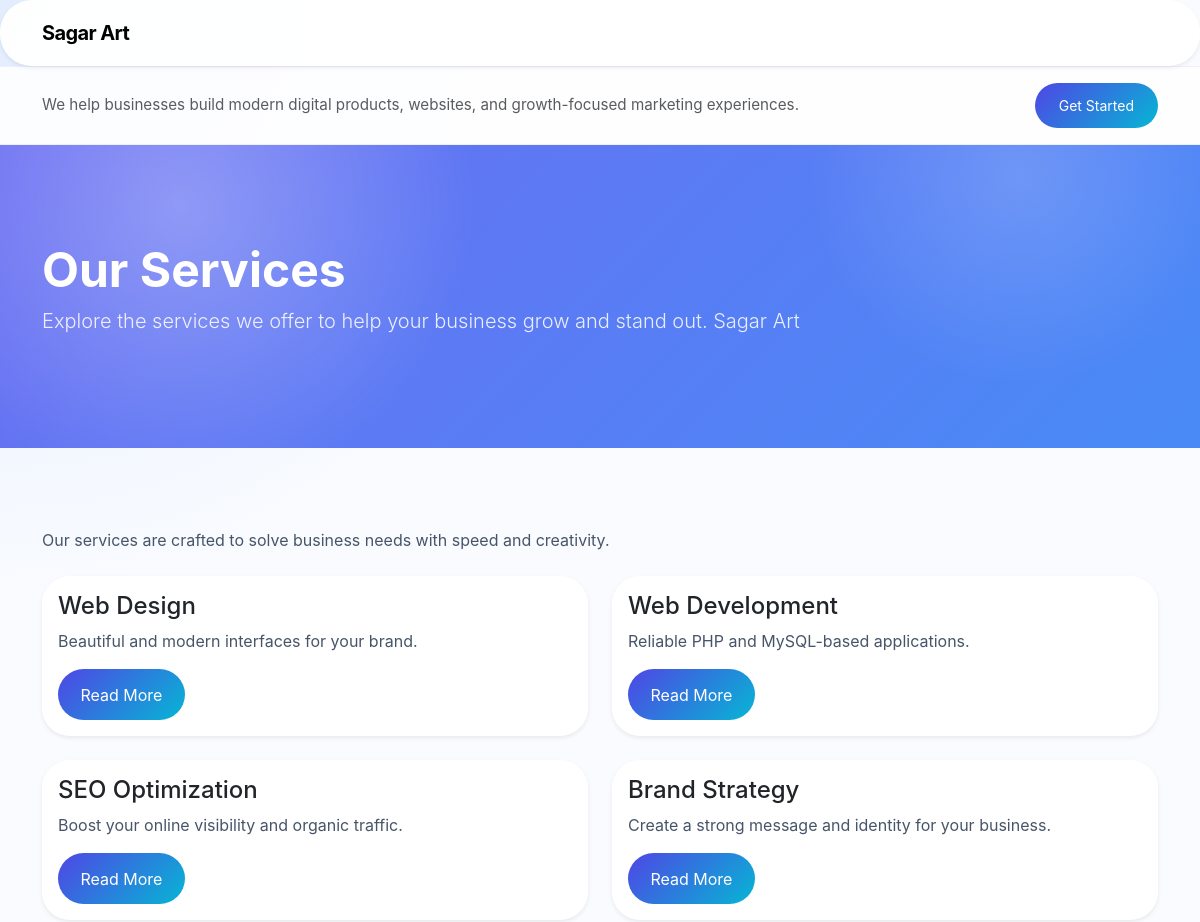
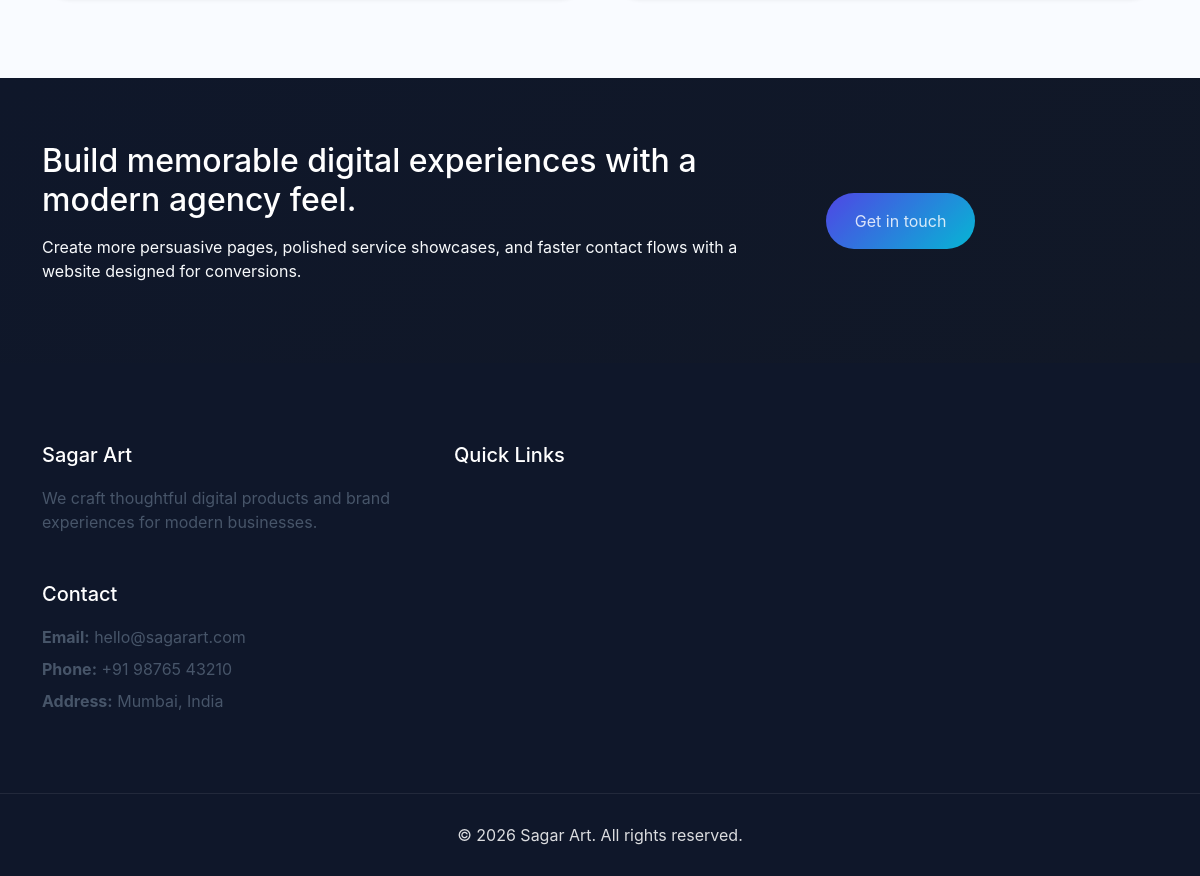
The app's page /services.php, older data (2 pictures, top to bottom).
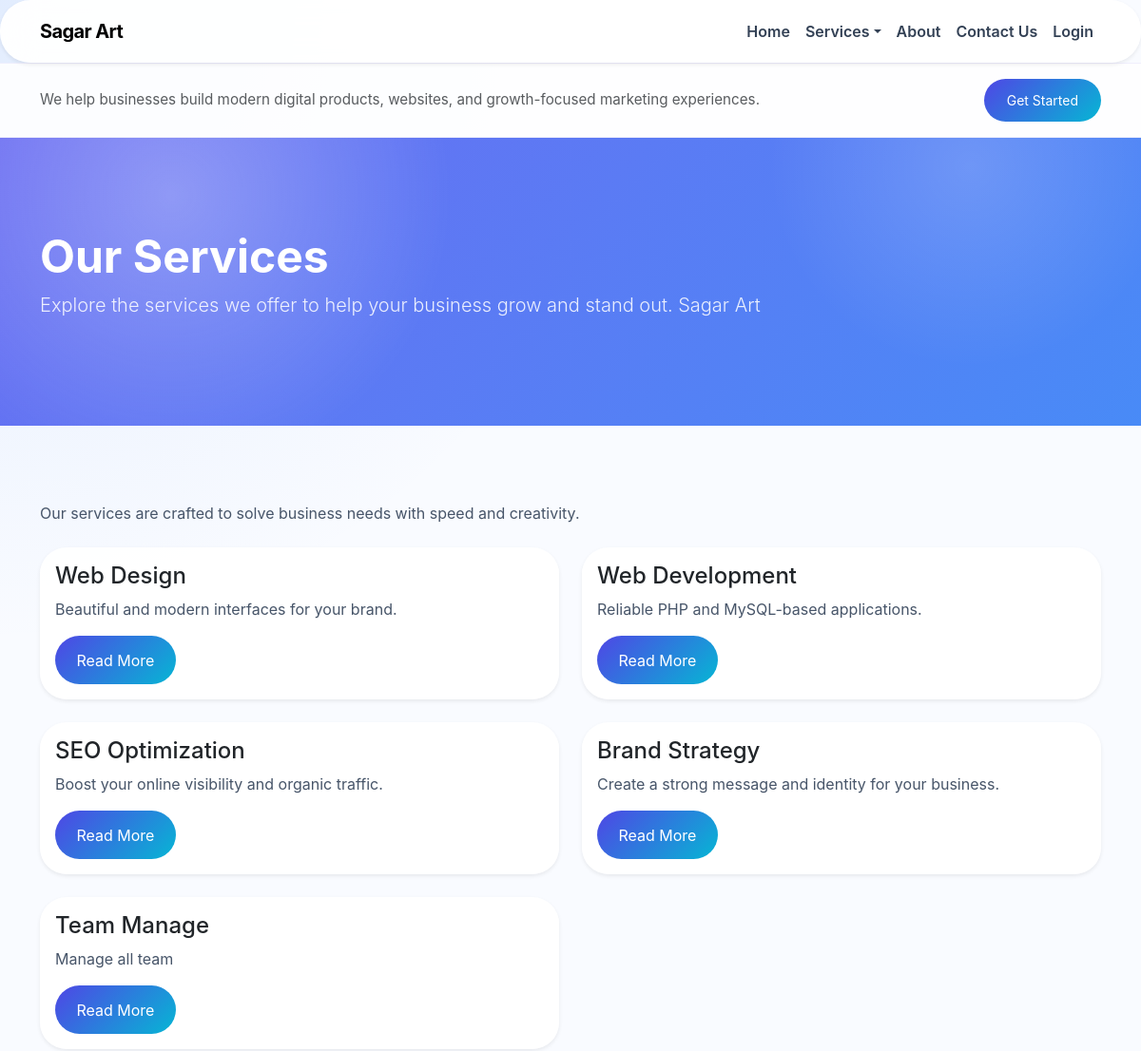
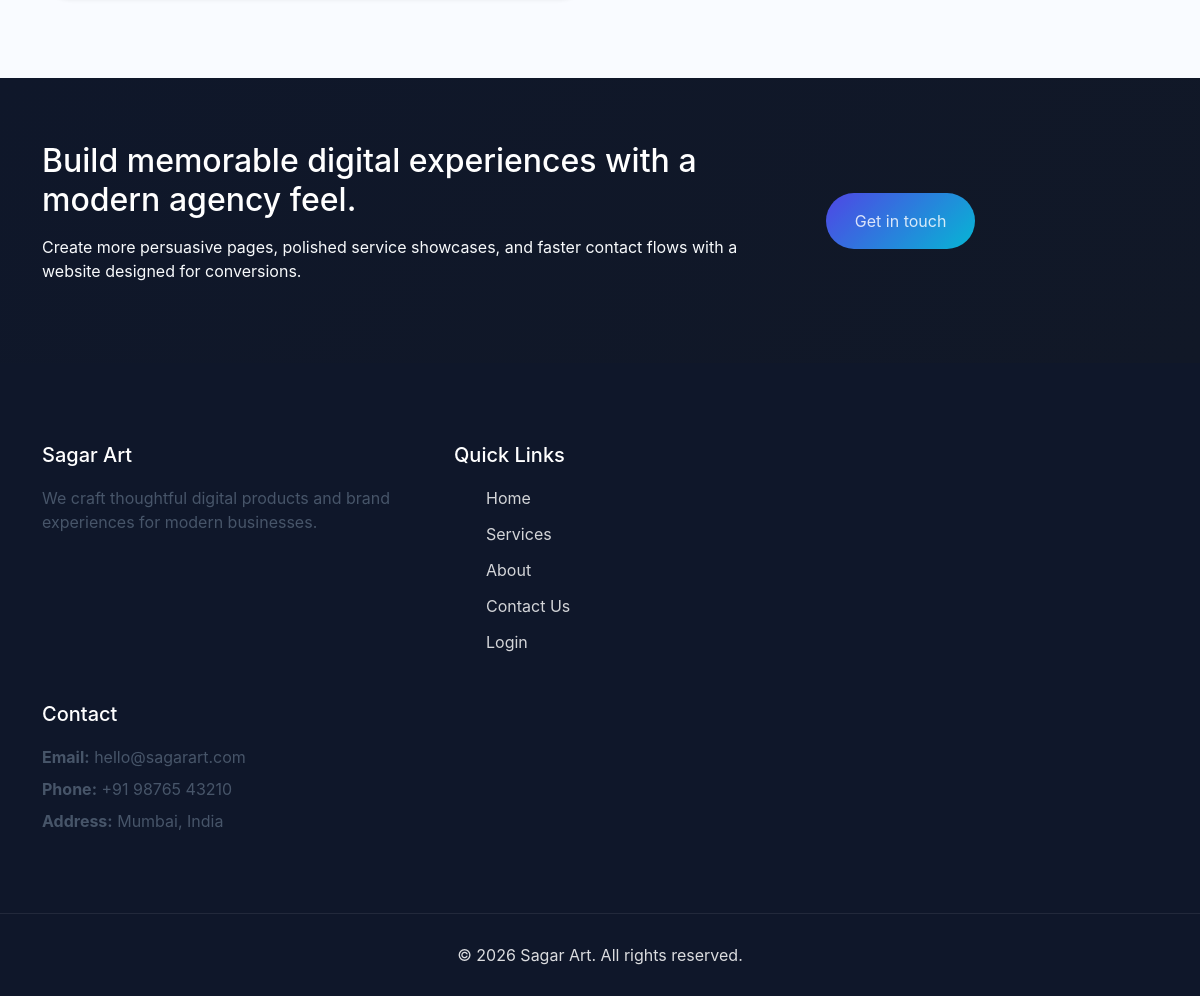
The same page, newer data (2 pictures, top to bottom).
### tables this page shows
CREATE TABLE `pages` (
  `id` int(11) NOT NULL,
  `slug` varchar(100) NOT NULL,
  `title` varchar(255) NOT NULL,
  `content` text NOT NULL,
  `hero_title` varchar(255) DEFAULT NULL,
  `hero_text` text DEFAULT NULL,
  `image_url` varchar(255) DEFAULT NULL,
  `show_in_menu` tinyint(1) NOT NULL DEFAULT 1,
  `menu_order` int(11) NOT NULL DEFAULT 0,
  `hero_video_url` varchar(255) DEFAULT NULL
);

CREATE TABLE `services` (
  `id` int(11) NOT NULL,
  `title` varchar(255) NOT NULL,
  `slug` varchar(100) NOT NULL,
  `summary` text NOT NULL,
  `content` text NOT NULL,
  `image_url` varchar(255) DEFAULT NULL,
  `display_order` int(11) NOT NULL DEFAULT 0,
  `is_featured` tinyint(1) NOT NULL DEFAULT 0
);

CREATE TABLE `site_settings` (
  `id` int(11) NOT NULL,
  `site_name` varchar(255) NOT NULL DEFAULT 'Sagar Art',
  `tagline` varchar(255) DEFAULT NULL,
  `footer_about` text DEFAULT NULL,
  `footer_email` varchar(255) DEFAULT NULL,
  `footer_phone` varchar(255) DEFAULT NULL,
  `footer_address` text DEFAULT NULL,
  `footer_copyright` varchar(255) DEFAULT NULL,
  `header_text` text DEFAULT NULL,
  `header_cta_text` varchar(255) DEFAULT NULL,
  `header_cta_link` varchar(255) DEFAULT NULL
);

CREATE TABLE `menu_items` (
  `id` int(11) NOT NULL,
  `label` varchar(255) NOT NULL,
  `link` varchar(255) NOT NULL,
  `menu_order` int(11) NOT NULL DEFAULT 0,
  `is_active` tinyint(1) NOT NULL DEFAULT 1,
  `has_dropdown` tinyint(1) NOT NULL DEFAULT 0
);

### includes/config.php (called while the page is built, shortened)
<?php
function getPageContent($conn, $slug) {
    $stmt = $conn->prepare('SELECT id, slug, title, content, hero_title, hero_text, image_url, hero_video_url, show_in_menu, menu_order FROM pages WHERE slug = ? LIMIT 1');
    $stmt->bind_param('s', $slug);
    $stmt->execute();
    $result = $stmt->get_result();
    return $result->fetch_assoc();
}
function getHeaderMenuItems($conn) {
    $result = $conn->query('SELECT id, label, link, has_dropdown FROM menu_items WHERE is_active = 1 ORDER BY menu_order ASC, id ASC');
    return $result ? $result->fetch_all(MYSQLI_ASSOC) : [];
}
function getSiteSettings($conn) {
    $result = $conn->query('SELECT * FROM site_settings ORDER BY id DESC LIMIT 1');
    $settings = $result ? $result->fetch_assoc() : [];
    return $settings ?: [
        'site_name' => 'Sagar Art',
        'tagline' => 'Creative digital experiences that elevate brands.',
        'header_text' => 'We help businesses build modern digital products, websites, and growth-focused marketing experiences.',
        'header_cta_text' => 'Get Started',
        'header_cta_link' => 'contact.php',
        'footer_about' => 'We craft thoughtful digital products and brand experiences for modern businesses.',
        'footer_email' => 'hello@sagarart.com',
        'footer_phone' => '+91 98765 43210',
        'footer_address' => 'Mumbai, India',
        'footer_copyright' => '© 2026 Sagar Art. All rights reserved.'
    ];
}
function getServices($conn) {
    $result = $conn->query('SELECT id, title, slug, summary, content, image_url, display_order, is_featured FROM services ORDER BY display_order ASC, id ASC');
    return $result ? $result->fetch_all(MYSQLI_ASSOC) : [];
}
?>

### services.php (the view, shortened to what this page needs)
<?php
require 'includes/config.php';
$page = getPageContent($conn, 'services');
$services = getServices($conn);
?>
<!DOCTYPE html>
<html lang="en">
<head>
  <link href="https://cdn.jsdelivr.net/npm/bootstrap@5.3.3/dist/css/bootstrap.min.css" rel="stylesheet">
  <link rel="stylesheet" href="assets/css/style.css">
</head>
<body>
  <?php include 'includes/header.php'; ?>
  <section class="page-hero text-white d-flex align-items-center">
    <div class="container">
      <h1 class="display-5 fw-bold"><?php echo htmlspecialchars($page['hero_title'] ?? $page['title']); ?></h1>
      <p class="lead"><?php echo htmlspecialchars($page['hero_text'] ?? ''); ?></p>
    </div>
  </section>
  <section class="py-5">
    <div class="container">
      <p class="mb-4"><?php echo nl2br(htmlspecialchars($page['content'])); ?></p>
      <div class="row g-4">
        <?php foreach ($services as $service): ?>
          <div class="col-md-6">
            <div class="card h-100 shadow-sm">
              <div class="card-body">
                <h4 class="card-title"><?php echo htmlspecialchars($service['title']); ?></h4>
                <p class="card-text"><?php echo htmlspecialchars($service['summary']); ?></p>
                <a href="service.php?slug=<?php echo urlencode($service['slug']); ?>" class="btn btn-primary">Read More</a>
              </div>
            </div>
          </div>
        <?php endforeach; ?>
      </div>
    </div>
  </section>
  <?php include 'includes/footer.php'; ?>
</body>
</html>

### includes/header.php (shortened to what this page needs)
<?php
$siteSettings = getSiteSettings($conn);
$headerMenuItems = getHeaderMenuItems($conn);
?>
<nav class="navbar navbar-expand-lg sticky-top">
  <div class="container">
    <a class="navbar-brand fw-bold" href="index.php"><?php echo htmlspecialchars($siteSettings['site_name'] ?? 'Sagar Art'); ?></a>
    <div class="collapse navbar-collapse" id="navbarNav">
      <ul class="navbar-nav ms-auto align-items-lg-center">
        <?php foreach ($headerMenuItems as $headerMenuItem): ?>
          <?php $children = getMenuChildren($conn, (int)$headerMenuItem['id']); ?>
          <?php if (!empty($children) && !empty($headerMenuItem['has_dropdown'])): ?>
            <li class="nav-item dropdown">
              <a class="nav-link dropdown-toggle" href="<?php echo htmlspecialchars($headerMenuItem['link']); ?>" role="button" data-bs-toggle="dropdown"><?php echo htmlspecialchars($headerMenuItem['label']); ?></a>
            </li>
          <?php else: ?>
            <li class="nav-item">
              <a class="nav-link" href="<?php echo htmlspecialchars($headerMenuItem['link']); ?>"><?php echo htmlspecialchars($headerMenuItem['label']); ?></a>
            </li>
          <?php endif; ?>
        <?php endforeach; ?>
      </ul>
    </div>
  </div>
</nav>
<?php if (!empty($siteSettings['header_text']) || !empty($siteSettings['header_cta_text'])): ?>
  <div class="header-banner py-3">
    <div class="container d-flex flex-column flex-md-row justify-content-between align-items-center gap-3">
      <?php if (!empty($siteSettings['header_text'])): ?>
        <div class="header-banner-text text-muted"><?php echo htmlspecialchars($siteSettings['header_text']); ?></div>
      <?php endif; ?>
      <?php if (!empty($siteSettings['header_cta_text']) && !empty($siteSettings['header_cta_link'])): ?>
        <a href="<?php echo htmlspecialchars($siteSettings['header_cta_link']); ?>" class="btn btn-sm btn-primary px-4"><?php echo htmlspecialchars($siteSettings['header_cta_text']); ?></a>
      <?php endif; ?>
    </div>
  </div>
<?php endif; ?>

### includes/footer.php (shortened to what this page needs)
<?php
$siteSettings = getSiteSettings($conn);
$footerLinks = getHeaderMenuItems($conn);
?>
<footer class="site-footer">
  <div class="footer-top">
    <div class="container">
      <div class="row align-items-center gap-4">
        <div class="col-lg-8">
          <h2 class="text-white mb-3">Build memorable digital experiences with a modern agency feel.</h2>
          <p class="text-white-75">Create more persuasive pages, polished service showcases, and faster contact flows with a website designed for conversions.</p>
        </div>
        <div class="col-lg-auto">
          <a href="contact.php" class="btn btn-primary">Get in touch</a>
        </div>
      </div>
    </div>
  </div>
  <div class="container py-5">
    <div class="row footer-grid">
      <div class="col-md-4 footer-widget">
        <h5><?php echo htmlspecialchars($siteSettings['site_name'] ?? 'Sagar Art'); ?></h5>
        <p><?php echo htmlspecialchars($siteSettings['footer_about'] ?? 'We help digital brands grow with premium websites, app experiences, and creative marketing solutions.'); ?></p>
      </div>
      <div class="col-md-4 footer-widget">
        <h5>Quick Links</h5>
        <ul class="footer-links">
          <?php foreach ($footerLinks as $link): ?>
            <li><a href="<?php echo htmlspecialchars($link['link']); ?>"><?php echo htmlspecialchars($link['label']); ?></a></li>
          <?php endforeach; ?>
        </ul>
      </div>
      <div class="col-md-4 footer-widget">
        <h5>Contact</h5>
        <p class="mb-2"><strong>Email:</strong> <?php echo htmlspecialchars($siteSettings['footer_email'] ?? ''); ?></p>
        <p class="mb-2"><strong>Phone:</strong> <?php echo htmlspecialchars($siteSettings['footer_phone'] ?? ''); ?></p>
        <p class="mb-0"><strong>Address:</strong> <?php echo htmlspecialchars($siteSettings['footer_address'] ?? ''); ?></p>
      </div>
    </div>
  </div>
  <div class="footer-bottom">
    <div class="container">
      <p class="mb-0"><?php echo htmlspecialchars($siteSettings['footer_copyright'] ?? '© 2026 Sagar Art. All rights reserved.'); ?></p>
    </div>
  </div>
</footer>

### assets/css/style.css (style rules this page uses)
:root { --bg-base: #f9fbff; --bg-surface: rgba(255, 255, 255, 0.95); --text-base: #0f172a; --text-muted: #475569; --accent-strong: #5b21b6; --accent-soft: #3b82f6; --accent-fade: #a78bfa; --shadow-soft: 0 24px 60px rgba(15, 23, 42, 0.08); }
* { box-sizing: border-box; }
body { margin: 0; font-family: 'Inter', 'Segoe UI', Arial, sans-serif; background: radial-gradient(circle at top left, rgba(59, 130, 246, 0.12), transparent 28%), radial-gradient(circle at bottom right, rgba(139, 92, 246, 0.14), transparent 22%), var(--bg-base); color: var(--text-base); }
a { color: inherit; }
.navbar { background: rgba(255, 255, 255, 0.95) !important; border-radius: 2rem; padding: 0.8rem 1.5rem; box-shadow: 0 18px 40px rgba(15, 23, 42, 0.08); backdrop-filter: blur(18px); }
.navbar-brand { font-weight: 800; letter-spacing: -0.03em; }
.navbar .nav-link { color: #334155 !important; font-weight: 600; transition: color 0.25s ease, transform 0.25s ease; }
.header-banner { background: rgba(255, 255, 255, 0.88); border-top: 1px solid rgba(79, 70, 229, 0.08); border-bottom: 1px solid rgba(79, 70, 229, 0.08); }
.header-banner-text { color: #475569; font-size: 0.95rem; }
.header-banner .btn { padding: 0.75rem 1.5rem; }
.hero-section, .page-hero { position: relative; overflow: hidden; padding: 6rem 0; background: linear-gradient(135deg, rgba(99, 102, 241, 0.95), rgba(59, 130, 246, 0.93)); }
.hero-section::before, .page-hero::before { content: ''; position: absolute; inset: 0; background: radial-gradient(circle at 15% 20%, rgba(255, 255, 255, 0.28), transparent 28%), radial-gradient(circle at 85% 10%, rgba(255, 255, 255, 0.16), transparent 20%); }
.hero-section .container, .page-hero .container { position: relative; z-index: 1; }
.hero-section h1, .page-hero h1 { color: #fff; }
.hero-section p, .page-hero p, .hero-section .lead, .page-hero .lead { color: rgba(255, 255, 255, 0.87); }
.section-shell, .py-5 { padding-top: 5rem !important; padding-bottom: 5rem !important; }
.section-shell .container, .py-5 .container { position: relative; }
.section-shell p, .py-5 p { color: var(--text-muted); }
.card, .admin-card, .footer-card { border: 0; border-radius: 1.75rem; background: var(--bg-surface); box-shadow: var(--shadow-soft); }
.btn { border-radius: 999px; padding: 0.85rem 1.4rem; }
.btn-primary, .btn-primary:focus, .btn-primary:hover { background: linear-gradient(135deg, #4f46e5, #06b6d4); border: none; color: #fff; }
.footer-top { padding: 4rem 0; background: linear-gradient(135deg, #0f172a, #111827); color: #f8fafc; }
.footer-top .btn { padding: 1rem 1.8rem; }
.site-footer { background: #0f172a; color: rgba(255, 255, 255, 0.85); }
.site-footer a { color: rgba(255, 255, 255, 0.82); }
.footer-grid { gap: 2rem; }
.footer-widget h5 { color: #fff; margin-bottom: 1.2rem; }
.footer-links li { list-style: none; margin-bottom: 0.75rem; }
.footer-links li a { text-decoration: none; }
.footer-bottom { padding: 1.8rem 0; text-align: center; border-top: 1px solid rgba(255, 255, 255, 0.08); }

Row changes from the older to the newer data that the page shows:
added site_settings: site_name "Sagar Art", header_text "We help businesses build modern digital products, websites, and growth-focused marketing experiences.", header_cta_text "Get Started", footer_about "We craft thoughtful digital products and brand experiences for modern businesses.", footer_email "hello@sagarart.com", footer_phone "+91 98765 43210", footer_address "Mumbai, India", footer_copyright "© 2026 Sagar Art. All rights reserved."
added menu_items: label "Home"
added menu_items: label "Services"
added menu_items: label "About"
added menu_items: label "Contact Us"
added menu_items: label "Login"
added services: title "Team Manage", summary "Manage all team"
Text that changed along with them:
$siteSettings['site_name']: "Sagar Art" → (not shown)
$siteSettings['header_text']: "We help businesses build modern digital products, websites, and growth-focused marketing experiences." → (not shown)
$siteSettings['header_cta_text']: "Get Started" → (not shown)
$siteSettings['footer_about']: "We craft thoughtful digital products and brand experiences for modern businesses." → (not shown)
$siteSettings['footer_email']: "hello@sagarart.com" → (not shown)
$siteSettings['footer_phone']: "+91 98765 43210" → (not shown)
$siteSettings['footer_address']: "Mumbai, India" → (not shown)
$siteSettings['footer_copyright']: "© 2026 Sagar Art. All rights reserved." → (not shown)
